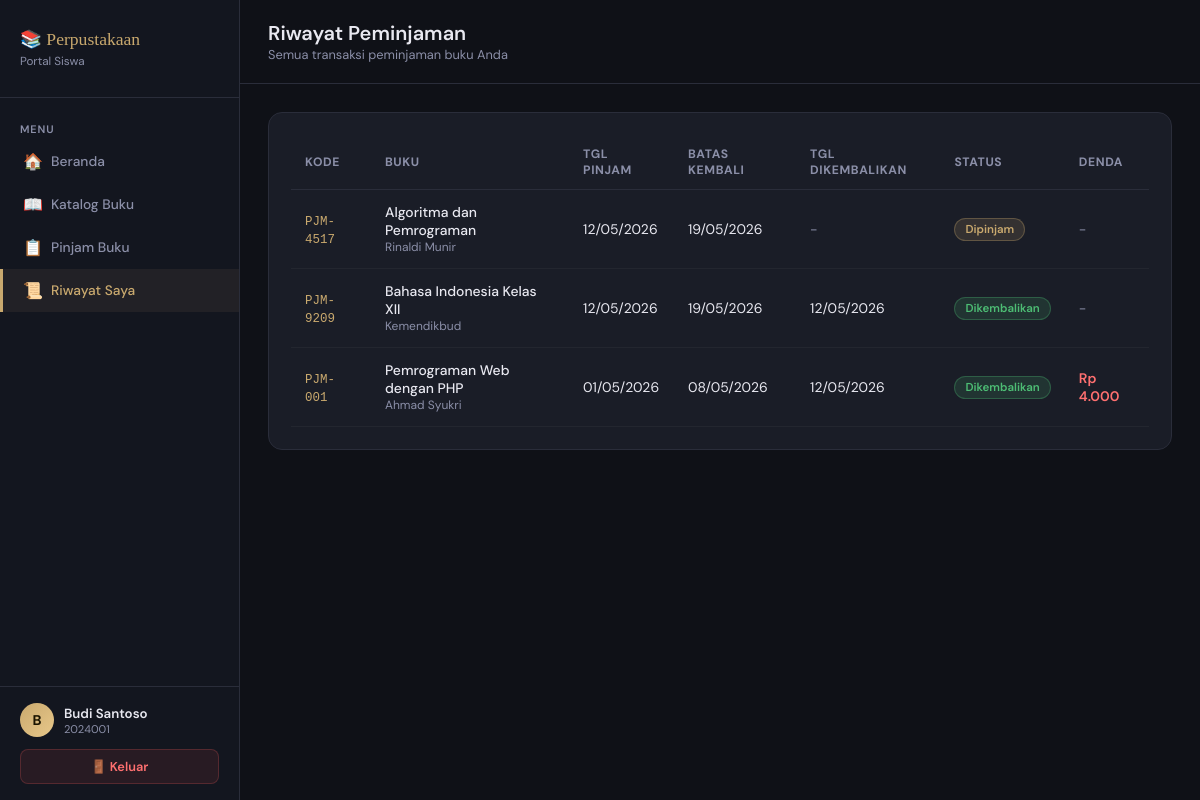
The page /Rangga_aplikasi_peminjaman_buku/user/riwayat.php (signed in) on the database its author committed.
### tables this page shows
CREATE TABLE `anggota` (
  `id` int(11) NOT NULL,
  `nis` varchar(20) NOT NULL,
  `nama` varchar(100) NOT NULL,
  `kelas` varchar(20) DEFAULT NULL,
  `alamat` text DEFAULT NULL,
  `telepon` varchar(15) DEFAULT NULL,
  `user_id` int(11) DEFAULT NULL,
  `created_at` timestamp NOT NULL DEFAULT current_timestamp()
);

CREATE TABLE `peminjaman` (
  `id` int(11) NOT NULL,
  `kode_pinjam` varchar(20) NOT NULL,
  `anggota_id` int(11) NOT NULL,
  `buku_id` int(11) NOT NULL,
  `tgl_pinjam` date NOT NULL,
  `tgl_kembali` date NOT NULL,
  `tgl_pengembalian` date DEFAULT NULL,
  `status` enum('dipinjam','dikembalikan','terlambat') DEFAULT 'dipinjam',
  `denda` int(11) DEFAULT 0,
  `created_at` timestamp NOT NULL DEFAULT current_timestamp()
);

CREATE TABLE `buku` (
  `id` int(11) NOT NULL,
  `kode_buku` varchar(20) NOT NULL,
  `judul` varchar(200) NOT NULL,
  `pengarang` varchar(100) DEFAULT NULL,
  `penerbit` varchar(100) DEFAULT NULL,
  `tahun_terbit` year(4) DEFAULT NULL,
  `kategori` varchar(50) DEFAULT NULL,
  `stok` int(11) DEFAULT 0,
  `created_at` timestamp NOT NULL DEFAULT current_timestamp()
);

### Rangga_aplikasi_peminjaman_buku/user/riwayat.php (the view, shortened to what this page needs)
<?php
include "../koneksi.php";
include "../includes/navbar_user.php";
$query = mysqli_query($conn, "
    SELECT p.*, b.judul, b.kode_buku, b.pengarang
    FROM peminjaman p JOIN buku b ON p.buku_id=b.id
    WHERE p.anggota_id=$anggota_id
    ORDER BY p.created_at DESC
");
?>
<div class="topbar">
    <div>
        <h1>Riwayat Peminjaman</h1>
        <div class="breadcrumb">Semua transaksi peminjaman buku Anda</div>
    </div>
</div>
<div class="content">
<div class="card">
    <table>
        <thead>
            <tr><th>Kode</th><th>Buku</th><th>Tgl Pinjam</th><th>Batas Kembali</th><th>Tgl Dikembalikan</th><th>Status</th><th>Denda</th></tr>
        </thead>
        <tbody>
            <?php while($row = mysqli_fetch_assoc($query)):
            ?>
            <tr>
                <td><code style="color:var(--gold);font-size:.78rem;"><?= $row['kode_pinjam'] ?></code></td>
                <td>
                    <div style="font-weight:500;"><?= htmlspecialchars($row['judul']) ?></div>
                    <div style="font-size:.75rem;color:var(--muted);"><?= $row['pengarang'] ?></div>
                </td>
                <td><?= date('d/m/Y', strtotime($row['tgl_pinjam'])) ?></td>
                <td><?= date('d/m/Y', strtotime($row['tgl_kembali'])) ?></td>
                <td><?= $row['tgl_pengembalian'] ? date('d/m/Y', strtotime($row['tgl_pengembalian'])) : '<span style="color:var(--muted)">-</span>' ?></td>
                <td>
                    <?php if($row['status']=='dikembalikan'): ?><span class="badge badge-green">Dikembalikan</span>
                    <?php elseif($row['status']=='terlambat'): ?><span class="badge badge-red">Terlambat</span>
                    <?php else: ?><span class="badge badge-gold">Dipinjam</span><?php endif; ?>
                </td>
                <td>
                    <?= $row['denda'] > 0 ? '<span style="color:#ff7070;font-weight:600;">Rp '.number_format($row['denda'],0,',','.').'</span>' : '<span style="color:var(--muted)">-</span>' ?>
                </td>
            </tr>
            <?php endwhile; ?>
        </tbody>
    </table>
</div>
</div>
</div></body></html>

### Rangga_aplikasi_peminjaman_buku/includes/navbar_user.php (shortened to what this page needs)
<?php
include_once "../koneksi.php";
$user_id = (int)$_SESSION['id'];
$anggota_data = mysqli_fetch_assoc(mysqli_query($conn, "SELECT * FROM anggota WHERE user_id=$user_id"));
$anggota_id   = $anggota_data['id'] ?? 0;
$current = basename($_SERVER['PHP_SELF']);
?>
<!DOCTYPE html>
<html lang="id">
<head>
</head>
<body>
<div class="sidebar">
    <div class="sidebar-logo">
        <div class="logo-text">📚 Perpustakaan</div>
        <div class="logo-sub">Portal Siswa</div>
    </div>
    <nav class="sidebar-nav">
        <div class="nav-section">Menu</div>
        <a href="dashboard.php" class="nav-item <?= $current=='dashboard.php'?'active':'' ?>">
            <span class="icon">🏠</span> Beranda
        </a>
        <a href="katalog.php" class="nav-item <?= $current=='katalog.php'?'active':'' ?>">
            <span class="icon">📖</span> Katalog Buku
        </a>
        <a href="pinjam.php" class="nav-item <?= $current=='pinjam.php'?'active':'' ?>">
            <span class="icon">📋</span> Pinjam Buku
        </a>
        <a href="riwayat.php" class="nav-item <?= $current=='riwayat.php'?'active':'' ?>">
            <span class="icon">📜</span> Riwayat Saya
        </a>
    </nav>
    <div class="sidebar-footer">
        <div class="user-info">
            <div class="user-avatar"><?= strtoupper(substr($_SESSION['nama'], 0, 1)) ?></div>
            <div>
                <div class="user-name"><?= htmlspecialchars($_SESSION['nama']) ?></div>
                <div class="user-level"><?= $anggota_data['nis'] ?? 'Siswa' ?></div>
            </div>
        </div>
        <a href="../logout.php" class="btn-logout">🚪 Keluar</a>
    </div>
</div>
<div class="main">

### Rangga_aplikasi_peminjaman_buku/includes/navbar_user.php (style rules this page uses)
:root { --bg:#0f1117;--sidebar:#13161f;--card:#1a1d27;--border:#2a2d3a;--gold:#c9a96e;--gold-light:#e8c88a;--text:#e8e8f0;--muted:#8b8fa8;--success:#4dbd74; }
* { margin:0;padding:0;box-sizing:border-box; }
body { font-family:'DM Sans',sans-serif;background:var(--bg);color:var(--text);display:flex;min-height:100vh; }
.sidebar { width:240px;background:var(--sidebar);border-right:1px solid var(--border);display:flex;flex-direction:column;position:fixed;top:0;left:0;height:100vh; }
.sidebar-logo { padding:28px 20px;border-bottom:1px solid var(--border); }
.logo-text { font-family:'Playfair Display',serif;font-size:1.1rem;color:var(--gold);line-height:1.3; }
.logo-sub { font-size:.73rem;color:var(--muted);margin-top:2px; }
.sidebar-nav { flex:1;padding:16px 0; }
.nav-section { padding:8px 20px 4px;font-size:.68rem;font-weight:600;color:var(--muted);text-transform:uppercase;letter-spacing:.08em; }
.nav-item { display:flex;align-items:center;gap:10px;padding:11px 20px;color:var(--muted);text-decoration:none;font-size:.86rem;font-weight:500;transition:all .15s;border-left:3px solid transparent; }
.nav-item.active { color:var(--gold);background:rgba(201,169,110,.08);border-left-color:var(--gold); }
.icon { font-size:1rem;width:18px;text-align:center; }
.sidebar-footer { padding:16px 20px;border-top:1px solid var(--border); }
.user-avatar { width:34px;height:34px;background:linear-gradient(135deg,var(--gold),var(--gold-light));border-radius:50%;display:flex;align-items:center;justify-content:center;font-weight:700;font-size:.88rem;color:#1a1400;flex-shrink:0; }
.user-info { display:flex;align-items:center;gap:10px; }
.user-name { font-size:.83rem;font-weight:600; }
.user-level { font-size:.7rem;color:var(--muted); }
.btn-logout { display:block;margin-top:12px;text-align:center;background:rgba(224,85,85,.1);border:1px solid rgba(224,85,85,.25);color:#ff7070;padding:8px;border-radius:8px;text-decoration:none;font-size:.8rem;font-weight:600;transition:all .2s; }
.main { margin-left:240px;flex:1;display:flex;flex-direction:column; }
.topbar { padding:20px 28px;border-bottom:1px solid var(--border);background:var(--bg);display:flex;align-items:center;justify-content:space-between; }
.topbar h1 { font-size:1.25rem;font-weight:600; }
.topbar .breadcrumb { font-size:.8rem;color:var(--muted); }
.content { padding:28px;flex:1; }
.card { background:var(--card);border:1px solid var(--border);border-radius:14px;padding:22px;margin-bottom:22px; }
table { width:100%;border-collapse:collapse; }
thead th { text-align:left;padding:11px 14px;font-size:.76rem;color:var(--muted);text-transform:uppercase;letter-spacing:.05em;border-bottom:1px solid var(--border); }
tbody td { padding:13px 14px;font-size:.87rem;border-bottom:1px solid rgba(255,255,255,.04); }
.badge { display:inline-block;padding:3px 10px;border-radius:20px;font-size:.72rem;font-weight:600; }
.badge-gold { background:rgba(201,169,110,.15);color:var(--gold);border:1px solid rgba(201,169,110,.3); }
.badge-green { background:rgba(77,189,116,.15);color:#4dbd74;border:1px solid rgba(77,189,116,.3); }

### rows shown on the page
anggota: nis "2024001"
peminjaman: kode_pinjam "PJM-4517", buku.judul "Algoritma dan Pemrograman", buku.pengarang "Rinaldi Munir", tgl_pinjam "12/05/2026", tgl_kembali "19/05/2026", status "Dipinjam"
peminjaman: kode_pinjam "PJM-9209", buku.judul "Bahasa Indonesia Kelas XII", buku.pengarang "Kemendikbud", tgl_pinjam "12/05/2026", tgl_kembali "19/05/2026", tgl_pengembalian "12/05/2026", status "Dikembalikan"
peminjaman: kode_pinjam "PJM-001", buku.judul "Pemrograman Web dengan PHP", buku.pengarang "Ahmad Syukri", tgl_pinjam "01/05/2026", tgl_kembali "08/05/2026", tgl_pengembalian "12/05/2026", status "Dikembalikan", denda "4.000"

### other values the page prints
substr($_SESSION['nama'], 0, 1) "B"
$_SESSION['nama'] "Budi Santoso"
